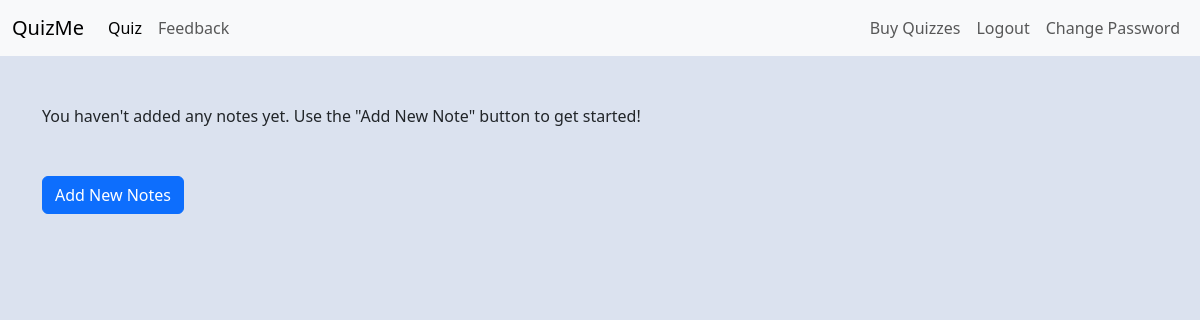
Before: /notes (signed in) with the older database file.
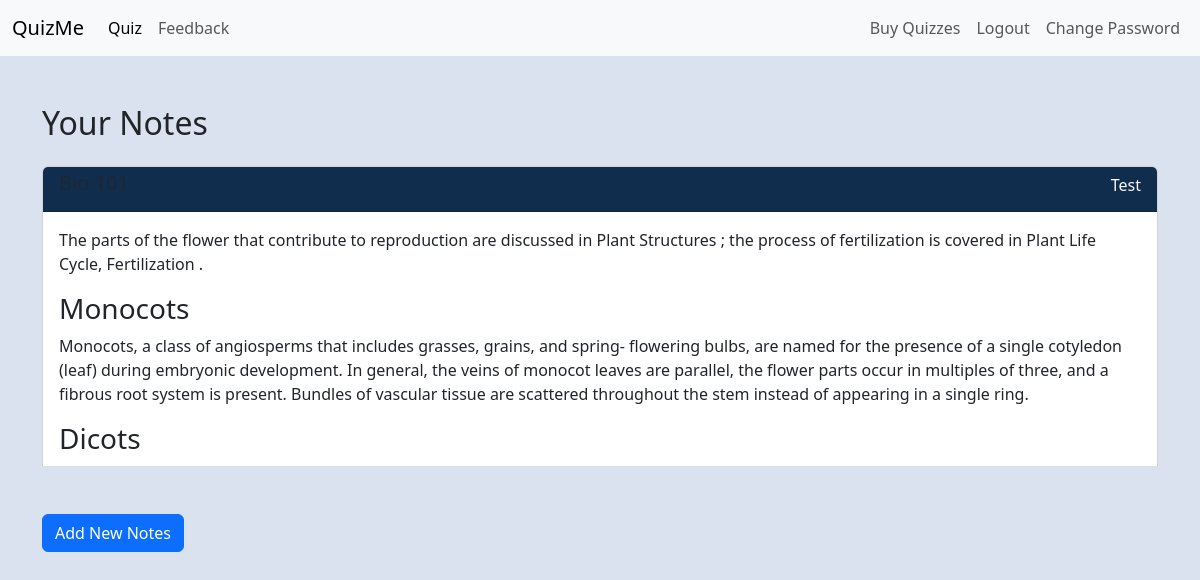
After: the same page with the newer database file.
### main.py (models this page shows)
class NoteList(db.Model):
    __tablename__ = "note_lists"
    id: Mapped[int] = mapped_column(Integer, primary_key=True)
    user_id: Mapped[int] = mapped_column(Integer, db.ForeignKey("users.id"))
    class_name: Mapped[str] = mapped_column(String(250), unique=False, nullable=False)
    title: Mapped[str] = mapped_column(String(250))
    content: Mapped[str] = mapped_column(String())

### main.py (the view, shortened to what this page needs)
@app.route('/notes', methods=["GET", "POST"])
def notes():
    form = NoteInput()
    user_notes = NoteList.query.filter_by(user_id=current_user.id).all()
    return render_template("notes.html", form=form, notes=user_notes)

### main.py (called while the page is built)
@login_manager.user_loader
def load_user(user_id):
    return db.get_or_404(User, user_id)

### templates/notes.html (shortened to what this page needs)
{% include "header.html" %}
{% if notes %}
    <div class="container mt-5">
        <h2 class="mb-4">Your Notes</h2>
        <div class="notes-container" style="max-height: 300px; overflow-y: auto;">
            {% for note in notes %}
                <div class="card mb-3">
                    <div class="card-header">
                        <h5 class="card-subtitle mb-2 text-muted">{{ note.class_name }}</h5>
                        <h6 class="card-title">{{ note.title }}</h6>
                    </div>
                    <div class="card-body">
                        {{ note.content | safe }}
                    </div>
                </div>
            {% endfor %}
        </div>
    </div>
{% else %}
    <div class="container mt-5">
        <p>You haven't added any notes yet. Use the "Add New Note" button to get started!</p>
    </div>
{% endif %}
<div class="container mt-5">
    <button type="button" class="btn btn-primary" data-bs-toggle="modal" data-bs-target="#addNoteModal">
        Add New Notes
    </button>
</div>

Changed rows visible on the page:
added NoteList: title "Test", content "The parts of the flower that contribute to reproduction are discussed in Plant Structures ; the process of fertilization is covered in Plant Life Cycle, Fertilization . Monocots Monocots, a class of angiosperms that includes grasses, grains, and spring- flowering bulbs, are named for the presence of a single cotyledon (leaf) during embryonic development. In general, the veins of monocot leaves are parallel, the flower parts occur in multiples of three, and a fibrous root system is present. Bundles of vascular tissue are scattered throughout the stem instead of appearing in a single ring. Dicots"
Other visible differences:
text no longer shown: "You haven't added any notes yet. Use the \"Add New Note\" button to get started!"
text now shown: "Your Notes"
